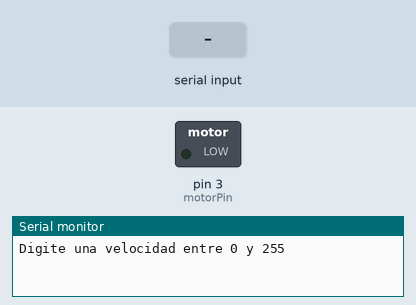
Simulated run of this sketch. Board: Arduino Uno, built with avr-gcc and run on an emulated ATmega328P. Parts: switched loads named in the sketch (green lamp = pin HIGH), the last lines printed to the serial monitor. Inputs (shaded band) come from the test bench.

Above: at 1.2 s.
1.3 s: "90,45\n" received over Serial
At 1.6 s:
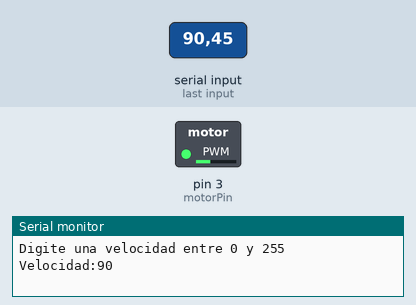
3.8 s: "30,150\n" received over Serial
At 5.4 s:
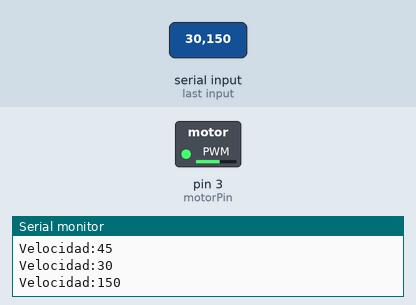
6.3 s: "200\n" received over Serial
At 6.6 s:
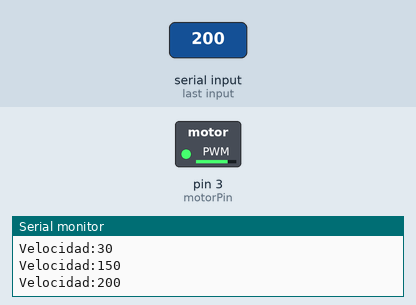
9.3 s: "90\n" received over Serial
At 10.1 s:
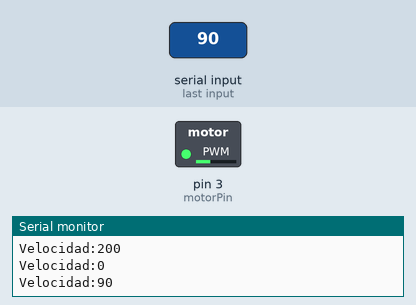
Timing chart, 0 to 12.8 s (numbered marks = the images above; inputs shaded):
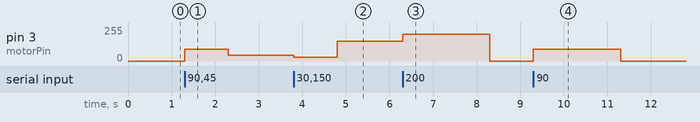

The sketch:

DC-motor-controller.ino
```cpp
int motorPin =3; // Pin digital donde se conecta el motor
int velocidad;

void setup(){
  Serial.begin(9600);
  while(!Serial); //Verifica si el puerto serial esta bien configurado
  Serial.println("Digite una velocidad entre 0 y 255");
}

void loop(){
  //Verifica si el puerto serial esta listo para leerse
  if(Serial.available()){
    velocidad=Serial.parseInt(); //Lee la velocidad enviada por la entrada serial

    // Velocidad del motor entre 0 y 255
    if(velocidad>=0 && velocidad<=255){
      analogWrite(motorPin, velocidad); //Gira el motor con la velocidad de entrada
      // Imprime la velocidad en el monitor serial
      Serial.print("Velocidad:");
      Serial.println(velocidad);
      delay(1000);
    }
  }
}
```

Measured:
- after the input at 1.3 s, pin 3 (motorPin): 0/255 → 90/255 at once, → 45/255 1.0 s later
- after the input at 3.8 s, pin 3 (motorPin): 45/255 → 30/255 at once, → 150/255 1.0 s later
- after the input at 6.3 s, pin 3 (motorPin): 150/255 → 200/255 at once, → 0/255 2.0 s later
- after the input at 9.3 s, pin 3 (motorPin): 0/255 → 90/255 at once, → 0/255 2.0 s later
